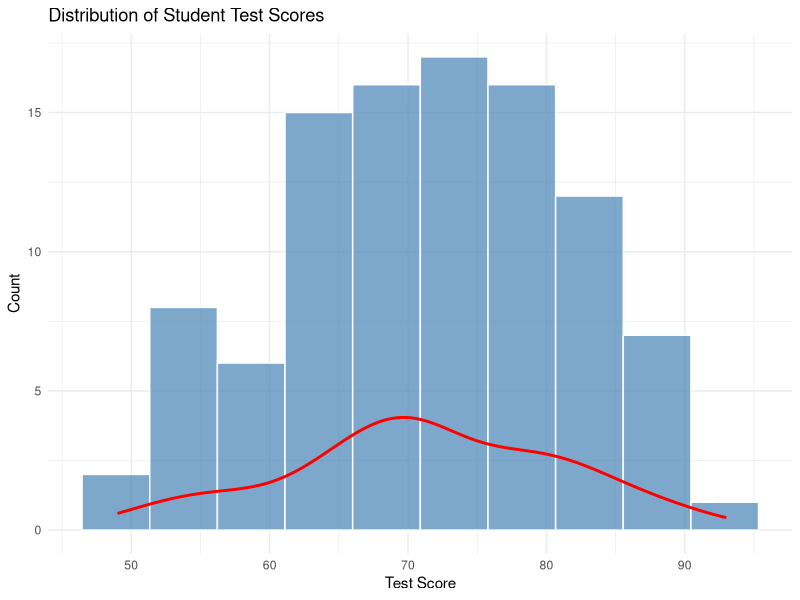
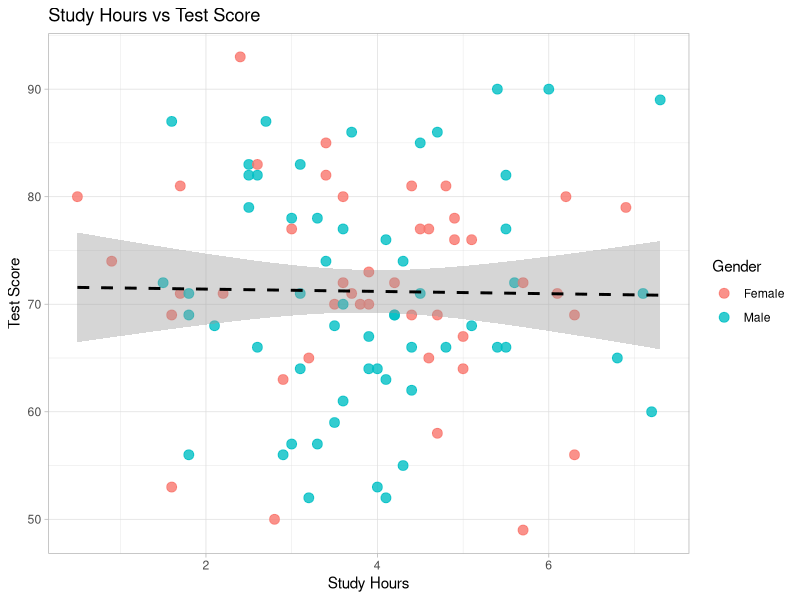
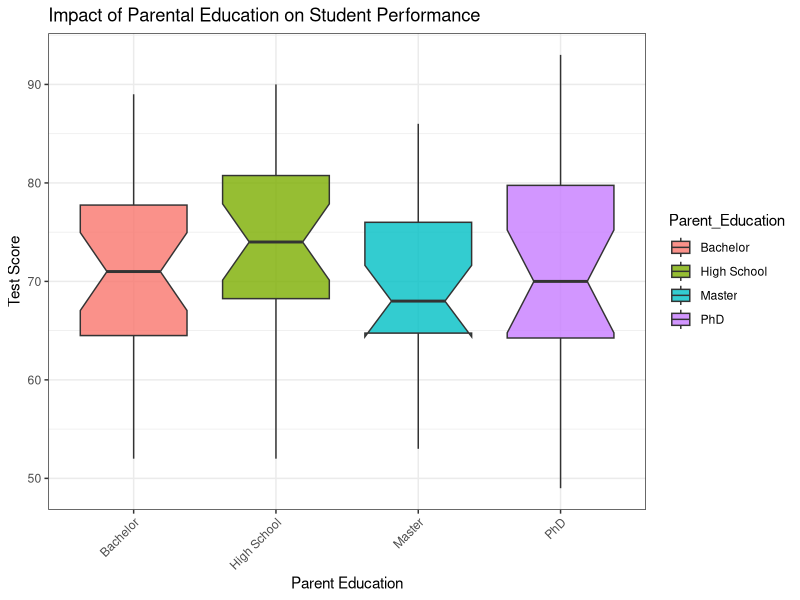
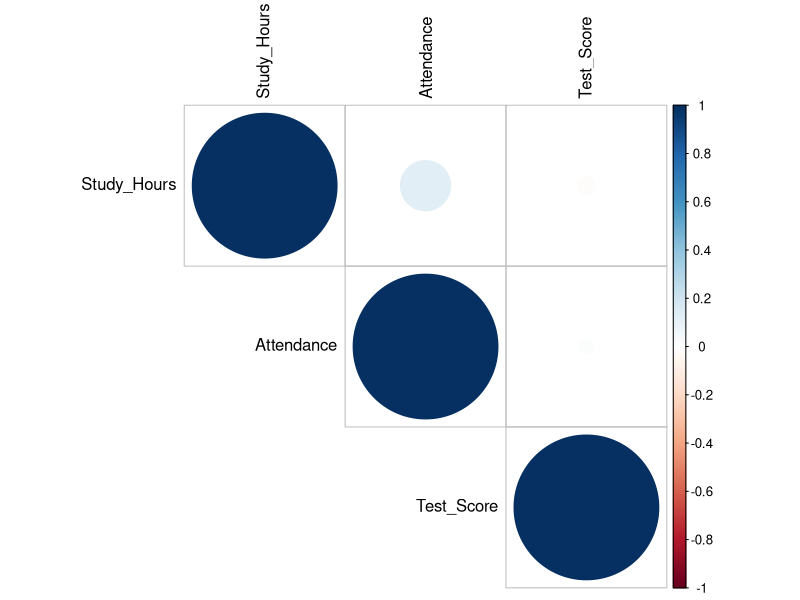
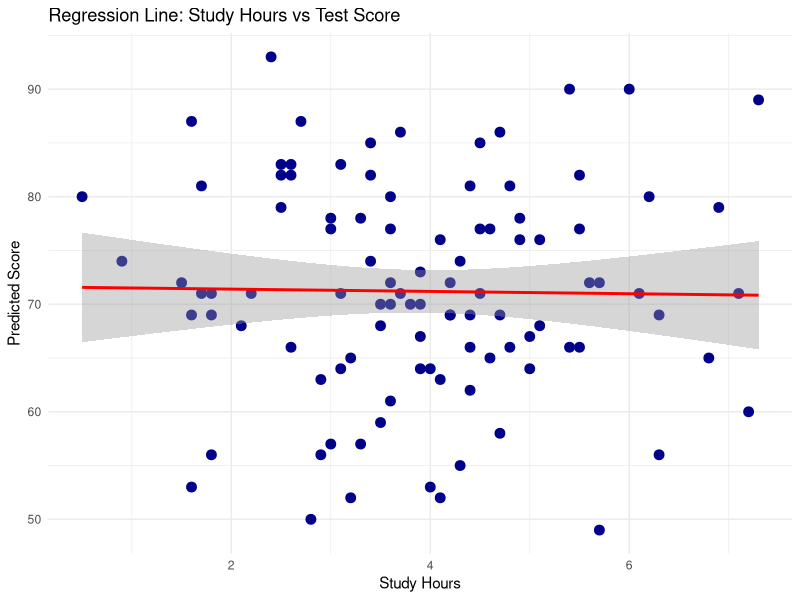

The R script that drew these images, in order:

# Student Performance Analysis using R

# Load Required Libraries

library(ggplot2)
library(dplyr)
library(tidyr)
library(corrplot)
library(psych)
library(ggpubr)

#  Load and Prepare the Data

set.seed(123)
student_data <- data.frame(
  Student_ID = 1:100,
  Gender = sample(c("Male", "Female"), 100, replace = TRUE),
  Study_Hours = round(rnorm(100, mean = 4, sd = 1.5), 1),
  Attendance = round(runif(100, 70, 100), 0),
  Parent_Education = sample(c("High School", "Bachelor", "Master", "PhD"), 100, replace = TRUE),
  Test_Score = round(rnorm(100, mean = 70, sd = 10), 0)
)

# Clean invalid study hours
student_data$Study_Hours[student_data$Study_Hours < 0] <- abs(student_data$Study_Hours[student_data$Study_Hours < 0])

head(student_data)


# Descriptive Statistics

summary(student_data)
psych::describe(student_data[, c("Study_Hours", "Attendance", "Test_Score")])

# Data Visualization using ggplot2

#  Distribution of Test Scores
ggplot(student_data, aes(x = Test_Score)) +
  geom_histogram(fill = "steelblue", color = "white", bins = 10, alpha = 0.7) +
  geom_density(aes(y = ..count..), color = "red", size = 1) +
  labs(title = "Distribution of Student Test Scores", x = "Test Score", y = "Count") +
  theme_minimal()

# Relationship between Study Hours and Test Score
ggplot(student_data, aes(x = Study_Hours, y = Test_Score, color = Gender)) +
  geom_point(size = 3, alpha = 0.8) +
  geom_smooth(method = "lm", se = TRUE, color = "black", linetype = "dashed") +
  labs(title = "Study Hours vs Test Score", x = "Study Hours", y = "Test Score") +
  theme_light()

# Boxplot by Parental Education
ggplot(student_data, aes(x = Parent_Education, y = Test_Score, fill = Parent_Education)) +
  geom_boxplot(alpha = 0.8, outlier.color = "red", notch = TRUE) +
  labs(title = "Impact of Parental Education on Student Performance", x = "Parent Education", y = "Test Score") +
  theme_bw() +
  theme(axis.text.x = element_text(angle = 45, hjust = 1))

# Correlation Analysis

num_data <- student_data %>% select(Study_Hours, Attendance, Test_Score)
corr_matrix <- cor(num_data)
corrplot::corrplot(corr_matrix, method = "circle", type = "upper", tl.col = "black", tl.cex = 1)

# Inferential Statistics

# Gender-wise Performance (t-test)
t_test_result <- t.test(Test_Score ~ Gender, data = student_data)
t_test_result

# ANOVA for Parental Education Level
anova_result <- aov(Test_Score ~ Parent_Education, data = student_data)
summary(anova_result)


# Regression Analysis

model <- lm(Test_Score ~ Study_Hours + Attendance + Gender, data = student_data)
summary(model)

# Visualize regression fit
ggplot(student_data, aes(x = Study_Hours, y = Test_Score)) +
  geom_point(color = "darkblue", size = 3) +
  geom_smooth(method = "lm", color = "red") +
  labs(title = "Regression Line: Study Hours vs Test Score", x = "Study Hours", y = "Predicted Score") +
  theme_minimal()

# Insights & Interpretation

cat("\n--- Insights ---\n")
cat("1. Students with higher study hours and attendance tend to score better.\n")
cat("2. There is a significant difference in average scores across parental education levels.\n")
cat("3. Study Hours and Attendance are strong predictors of performance.\n")
